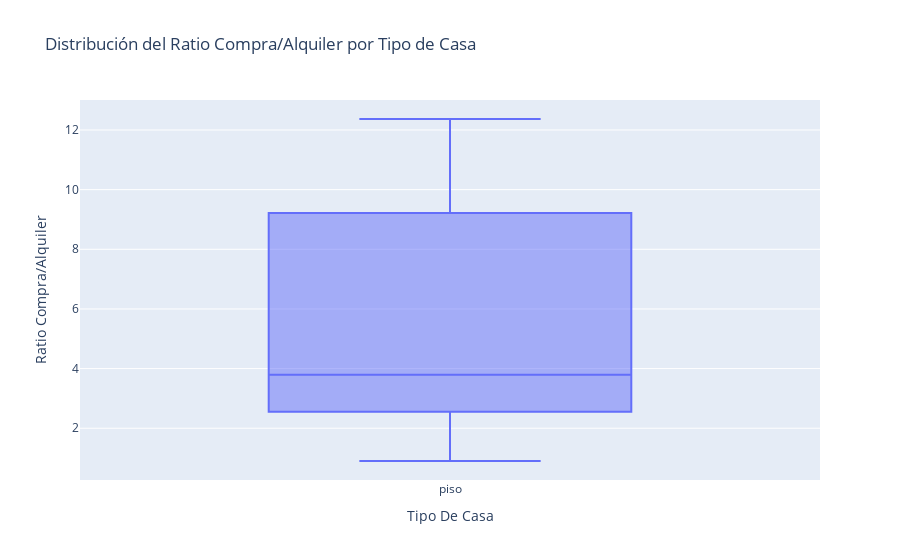

The notebook cell this image was saved under:
### Code cell
fig_box = px.box(
    segmentacion,
    x='Tipo De Casa',
    y='Ratio Compra/Alquiler',
    title="Distribución del Ratio Compra/Alquiler por Tipo de Casa",
    labels={'Ratio Compra/Alquiler': 'Ratio Compra/Alquiler'}
)
fig_box.show()

### Figure 1 — Plotly figure (JSON) as saved in the notebook; plotly's stock layout.template omitted (floating-point values rounded to 4 significant figures)
{"data": [{"alignmentgroup": "True", "hovertemplate": "Tipo De Casa=%{x}<br>Ratio Compra/Alquiler=%{y}<extra></extra>", "legendgroup": "", "marker": {"color": "#636efa"}, "name": "", "notched": false, "offsetgroup": "", "orientation": "v", "showlegend": false, "type": "box", "x": ["piso", "piso", "piso", "piso", "piso", "piso", "piso", "piso", "piso", "piso", "piso", "piso", "piso", "piso", "piso", "piso", "piso", "piso", "piso", "piso", "piso", "piso", "piso", "piso", "piso", "piso", "piso", "piso", "piso", "piso"], "x0": " ", "xaxis": "x", "y": [null, null, null, 12.37, 11.06, 10.98, 9.961, 9.834, 9.82, 9.654, 7.912, 7.014, 6.919, 4.507, 4.037, 4.036, 3.791, 3.784, 3.457, 3.294, 2.731, 2.678, 2.593, 2.541, 2.025, 1.788, 1.352, 1.352, 1.317, 0.9014], "y0": " ", "yaxis": "y"}], "layout": {"boxmode": "group", "legend": {"tracegroupgap": 0}, "title": {"text": "Distribución del Ratio Compra/Alquiler por Tipo de Casa"}, "xaxis": {"anchor": "y", "domain": [0, 1], "title": {"text": "Tipo De Casa"}}, "yaxis": {"anchor": "x", "domain": [0, 1], "title": {"text": "Ratio Compra/Alquiler"}}}}
